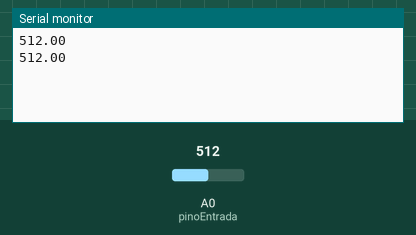
Simulated run of this sketch. Board: Arduino Uno, built with avr-gcc and run on an emulated ATmega328P. Parts: the last lines printed to the serial monitor. Inputs (shaded band) come from the test bench; at power-on: A0 (pinoEntrada) = 512.

Above: at 1.8 s.
1.9 s: A0 (pinoEntrada) set to 716
At 2.5 s:
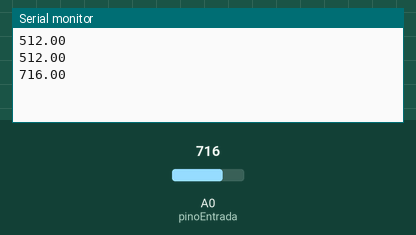
3.4 s: A0 (pinoEntrada) set to 900
At 4.8 s:
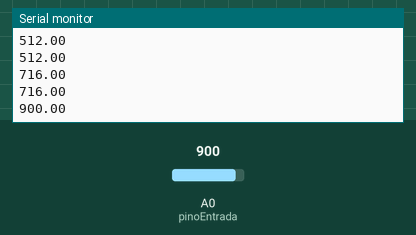
Timing chart, 0 to 6.4 s (numbered marks = the images above; inputs shaded):
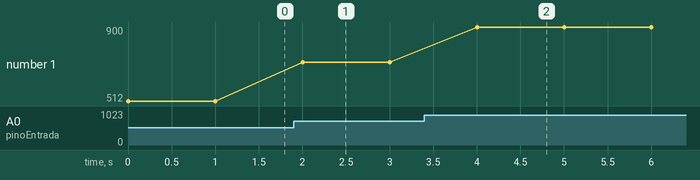

The sketch:

interfaceArduino.ino
```cpp
#define pinoEntrada A0

void setup() {
  pinMode(pinoEntrada, INPUT); //Configuração do pino de Entrada do sensor
  Serial.begin(9600);              //Inicialização da Interface Serial
}

void loop() {
  float quant_agua=0;
  bool sucesso=true;

  quant_agua = analogRead(pinoEntrada);
  enviaDado(quant_agua);

  delay(1000);
}

void enviaDado(float dado){
  Serial.println(dado);//Envio dos dados para o computador
}
```

Measured:
- after the input at 1.9 s, the serial monitor: prints a new line after 0.10 s (image 1)
- after the input at 3.4 s, the serial monitor: prints a new line after 0.60 s (image 2)
- plotted number 1: 512 → 716 after the input at 1.9 s, 716 → 900 after the input at 3.4 s
